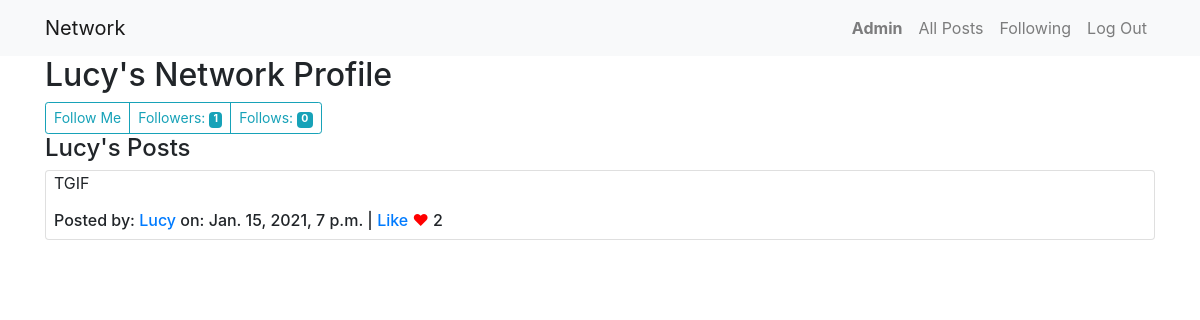
The app's page /profile/lucy (signed in) with its own data.
### network/models.py (models this page shows)
class User(AbstractUser):
    pass

class Post(models.Model):
    owner = models.CharField(max_length=50)
    content = models.CharField(max_length=300)
    created_date = models.DateTimeField(auto_now_add=True)
    liked = models.ManyToManyField('User', default=None, blank=True, related_name='likes')

### network/views.py (the view)
# urls.py: path("profile/<str:username>", views.profile, name="profile"),
def profile(request, username):
    profile = User.objects.get(username = username)
    followerCount = Follower.objects.filter(star = username).count()
    iFollow = Follower.objects.filter(follower = username).count()
    myPosts = Post.objects.filter(owner = username).order_by('-created_date')
    user = request.user
    follows = Follower.objects.filter(star=profile, follower=user)
    if not follows:
        followText = "Follow Me"
    else:
        followText = "Unfollow Me"
    return render(request, "network/profile.html", {
        "profile": profile,
        "followerCount": followerCount,
        "iFollow": iFollow,
        "allPosts": myPosts,
        "state": followText
    })

### network/templates/network/profile.html (shortened to what this page needs)
{% extends "network/layout.html" %}
{% block body %}
<div class="container">
    <h2>{{ profile|capfirst }}'s Network Profile
    </h2>
    <div class="btn-group" role="group">
        {% if user.is_authenticated and user != profile %}
        <a href="#" data-target="{{ profile }}" class="btn btn-outline-info btn-sm" id="follow-btn" role="button">{{ state }}</a>
        {% endif %}
        <button type="button" class="btn btn-outline-info btn-sm">
            Followers: <span class="badge badge-info" id="followerCount">{{ followerCount }}</span>
        </button>
        <button type="button" class="btn btn-outline-info btn-sm">
            Follows: <span class="badge badge-info" id="iFollow">{{ iFollow }}</span>
        </button>
    </div>
    <h4>{{ profile|capfirst }}'s Posts</h4>
    {% include 'network/card.html' %}
</div>
{% endblock %}

### network/templates/network/layout.html (shortened to what this page needs)
{% load static %}
<!DOCTYPE html>
<html lang="en">
    <head>
        <link rel="stylesheet" href="https://stackpath.bootstrapcdn.com/bootstrap/4.4.1/css/bootstrap.min.css">
        <link href="{% static 'network/styles.css' %}" rel="stylesheet">
    </head>
    <body>
        <nav class="navbar navbar-expand-lg navbar-light bg-light align-items-left">
            <div class="container">
            <a class="navbar-brand" href="{% url 'index' %}">Network</a>
            <div>
              <ul class="navbar-nav mr-auto">
                {% if user.is_authenticated %}
                    <li class="nav-item">
                        <a class="nav-link" href="{% url 'profile' user.username %}"><strong>{{ user.username|capfirst }}</strong></a>
                    </li>
                {% endif %}
                <li class="nav-item">
                  <a class="nav-link" href="{% url 'index' %}">All Posts</a>
                </li>
                {% if user.is_authenticated %}
                    <li class="nav-item">
                        <a class="nav-link" href="{% url 'following' %}">Following</a>
                    </li>
                    <li class="nav-item">
                        <a class="nav-link" href="{% url 'logout' %}">Log Out</a>
                    </li>
                {% endif %}
              </ul>
            </div>
            </div>
        </nav>
        <div class="body">
            {% block body %}
            {% endblock %}
        </div>
    </body>
</html>

### network/templates/network/card.html (shortened to what this page needs)
{% for post in allPosts %}
<div class="card mb-1 px-2">
    <p class="content">{{post.content}}</p>
    <h6>
        Posted by:
        {% if user.is_authenticated %}
        <a href="{% url 'profile' post.owner %}">{{post.owner|capfirst}}</a>
        {% else %}
        {{post.owner|capfirst}}
        {% endif %}
        on: <span class="date">{{post.created_date}}</span>
        |
        {% if not user.username == post.owner and user.is_authenticated %}
            {% if request.user in post.liked.all %}
            <a href="#" data-postId="{{post.id}}" class="like-btn">Unlike</a>
            {% else %}
            <a href="#" data-postId="{{post.id}}" class="like-btn">Like</a>
            {% endif %}
        {% endif %}
        <span style="color:red;">&hearts;</span> <span class="like-count">{{ post.liked.all.count }}</span>
    </h6>
</div>
{% endfor %}

### records on screen
User: username "Admin"
User: username "Lucy"
Post: content "TGIF", owner "Lucy", created_date "Jan. 15, 2021, 7 p.m.", liked.all.count "2"

### other values on screen
{{ state }} "Follow Me"
{{ followerCount }} "1"
{{ iFollow }} "0"
